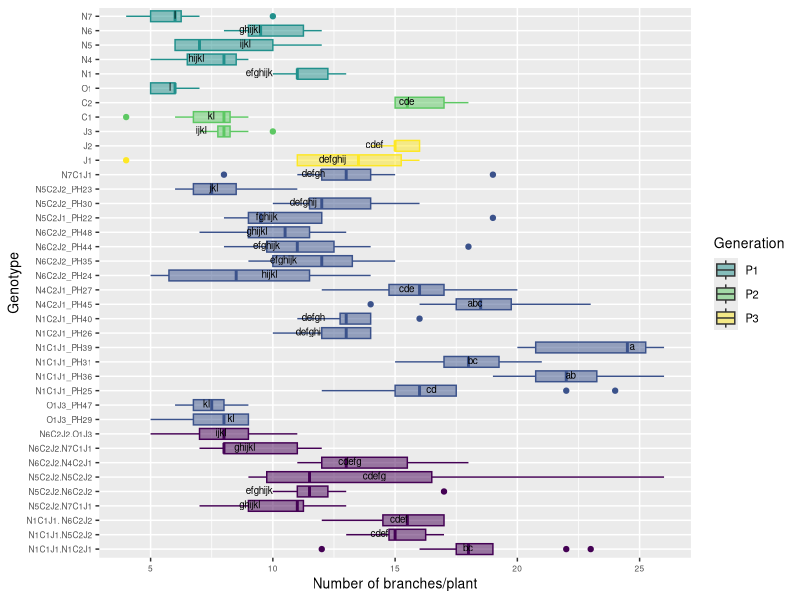

This chart was generated by the following R code:
# Comparison 2XY: Novel allohexaploids

#load packages 
install.packages("multcompView")
install.packages("viridis")
library(viridis)

library(tidyverse)
library(dplyr)
library(ggplot2)
library(ggpubr)
library(datasets)
library(multcompView)


# vollständige Rohdatentabelle laden ######
getwd()
DATA <- read_csv("EPPN raw data complete 220419.csv")
View(DATA)


#drop first column
DATA = DATA[,2:37]
View(DATA)

#Comparison 2XY	einschließlich JO allohexaploids
# Aim: to determine if the NCJ allohexaploids have more similarity to each other than to their parent genotypes 

#### subsetting #####
#IMPORTANT: N5C2J2.N5C2J1_PH43 has only one parent genotype: N5C2J2 (PH30 and PH23), 
# N5C2J1_PH42 was wrong, deleted from subsetting group 4

comp_2XY4 <- DATA[DATA$Genotype %in% c("N5", "N6", "N1", "N4", "N7","C1", "C2", "J1", "J2", 
                                      "O1", "J3",
                                      
                                      "N6C2J2_PH24", "N6C2J2_PH35", "N6C2J2_PH44", "N6C2J2_PH48", 
                                     "N5C2J1_PH22", "N5C2J2_PH30", "N5C2J2_PH23", "N1C1J1_PH25", "N1C1J1_PH36", 
                                     "N1C1J1_PH31", "N1C1J1_PH39", "N1C2J1_PH26", "N1C2J1_PH40", "N4C2J1_PH45",
                                     "N4C2J1_PH27", "N7C1J1",
                                     "O1J3_PH29", "O1J3_PH47",
                                     
                                     "N1C1J1.N5C2J2", "N6C2J2.N7C1J1", "N5C2J2.N7C1J1", "N1C1J1. N6C2J2",
                                     "N5C2J2.N6C2J2","N1C1J1.N1C2J1", "N5C2J2.N5C2J2", "N6C2J2.N4C2J1", "N6C2J2.O1J3"), ]
head(comp_2XY4)
View(comp_2XY4)

#create column giving generation###############################################
#N5C2J1_PH42 removed!!!######################################################## 
comp_2XY4 <- comp_2XY4 %>%
  mutate(Generation = case_when(
  Genotype == "O1" ~ "P1",
  Genotype == "J3" ~ "P2",
  Genotype == "N1" ~ "P1",
  Genotype == "N4" ~ "P1",
  Genotype == "N5" ~ "P1",
  Genotype == "N6" ~ "P1",
  Genotype == "N7" ~ "P1",
  Genotype == "C1" ~ "P2",
  Genotype == "C2" ~ "P2",
  Genotype == "J1" ~ "P3",
  Genotype == "J2" ~ "P3",
  Genotype == "O1J3_PH29" ~ "novel allohexaploid",
  Genotype == "O1J3_PH47" ~ "novel allohexaploid",
  Genotype == "N5C2J1_PH22" ~ "novel allohexaploid",
  Genotype == "N5C2J2_PH23" ~ "novel allohexaploid",
  Genotype == "N6C2J2_PH24" ~ "novel allohexaploid",
  Genotype == "N1C1J1_PH25" ~ "novel allohexaploid",
  Genotype == "N1C2J1_PH26" ~ "novel allohexaploid",
  Genotype == "N4C2J1_PH27" ~ "novel allohexaploid",
  Genotype == "N5C2J2_PH30" ~ "novel allohexaploid",
  Genotype == "N1C1J1_PH31" ~ "novel allohexaploid",
  Genotype == "N6C2J2_PH35" ~ "novel allohexaploid",
  Genotype == "N1C1J1_PH36" ~ "novel allohexaploid",
  Genotype == "N1C1J1_PH39" ~ "novel allohexaploid",
  Genotype == "N1C2J1_PH40" ~ "novel allohexaploid",
  Genotype == "N6C2J2_PH44" ~ "novel allohexaploid",
  Genotype == "N4C2J1_PH45" ~ "novel allohexaploid",
  Genotype == "N6C2J2_PH48" ~ "novel allohexaploid",
  Genotype == "N7C1J1" ~ "novel allohexaploid",
  Genotype == "N1C1J1.N5C2J2" ~ "allohexaploid hybrid",
  Genotype == "N1C1J1.N1C2J1" ~ "allohexaploid hybrid",
  Genotype == "N5C2J2.N7C1J1" ~ "allohexaploid hybrid",
  Genotype == "N5C2J2.N5C2J2" ~ "allohexaploid hybrid",
  Genotype == "N1C1J1. N6C2J2" ~ "allohexaploid hybrid",
  Genotype == "N5C2J2.N6C2J2" ~ "allohexaploid hybrid",
  Genotype == "N6C2J2.O1J3" ~ "allohexaploid hybrid",
  Genotype == "N6C2J2.N4C2J1" ~ "allohexaploid hybrid",
  Genotype == "N6C2J2.N7C1J1" ~ "allohexaploid hybrid"))
view(comp_2XY4)

# ANOVA, Tukey & Boxplot with CLD according to Rosane Rech##########################################################
# loading the appropriate libraries
library(datasets)

#remove previous objects
rm(anova)
rm(tukey)
rm(cld)
rm(Tk)

# analysis of variance
anova <- aov(branch_number ~ Genotype, data = comp_2XY4)
summary(anova)

# Tukey's test
tukey <- TukeyHSD(anova)
print(tukey)

# compact letter display
cld <- multcompLetters4(anova, tukey)
print(cld)

# table with factors and 3rd quantile
Tk <- group_by(comp_2XY4, Genotype) %>%
  summarise(mean = round(mean(branch_number, na.rm = TRUE), digits = 1), quant = round(quantile(branch_number, probs = 0.75, na.rm = TRUE), digits = 1)) %>%
  arrange(desc(mean)) #WICHTIG: arrange(desc(mean)) muss hier rein!!!

# extracting the compact letter display and adding to the Tk table
cld <- as.data.frame.list(cld$Genotype)
Tk$cld <- cld$Letters
print(Tk) # print dient der Überprüfung: Mittelwerte und Letter code 
# in der gleichen Reihenfolge angeordnet?


#create column giving generation###############################################
#N5C2J1_PH42 removed!!!########################################################
ANOVA_Tukey_2XY4 <- Tk %>%
  mutate(Generation = case_when(
    Genotype == "O1" ~ "P1",
    Genotype == "J3" ~ "P2",
    Genotype == "N1" ~ "P1",
    Genotype == "N4" ~ "P1",
    Genotype == "N5" ~ "P1",
    Genotype == "N6" ~ "P1",
    Genotype == "N7" ~ "P1",
    Genotype == "C1" ~ "P2",
    Genotype == "C2" ~ "P2",
    Genotype == "J1" ~ "P3",
    Genotype == "J2" ~ "P3",
    Genotype == "O1J3_PH29" ~ "novel allohexaploid",
    Genotype == "O1J3_PH47" ~ "novel allohexaploid",
    Genotype == "N5C2J1_PH22" ~ "novel allohexaploid",
    Genotype == "N5C2J2_PH23" ~ "novel allohexaploid",
    Genotype == "N6C2J2_PH24" ~ "novel allohexaploid",
    Genotype == "N1C1J1_PH25" ~ "novel allohexaploid",
    Genotype == "N1C2J1_PH26" ~ "novel allohexaploid",
    Genotype == "N4C2J1_PH27" ~ "novel allohexaploid",
    Genotype == "N5C2J2_PH30" ~ "novel allohexaploid",
    Genotype == "N1C1J1_PH31" ~ "novel allohexaploid",
    Genotype == "N6C2J2_PH35" ~ "novel allohexaploid",
    Genotype == "N1C1J1_PH36" ~ "novel allohexaploid",
    Genotype == "N1C1J1_PH39" ~ "novel allohexaploid",
    Genotype == "N1C2J1_PH40" ~ "novel allohexaploid",
    Genotype == "N6C2J2_PH44" ~ "novel allohexaploid",
    Genotype == "N4C2J1_PH45" ~ "novel allohexaploid",
    Genotype == "N6C2J2_PH48" ~ "novel allohexaploid",
    Genotype == "N7C1J1" ~ "novel allohexaploid",
    Genotype == "N1C1J1.N5C2J2" ~ "allohexaploid hybrid",
    Genotype == "N1C1J1.N1C2J1" ~ "allohexaploid hybrid",
    Genotype == "N5C2J2.N7C1J1" ~ "allohexaploid hybrid",
    Genotype == "N5C2J2.N5C2J2" ~ "allohexaploid hybrid",
    Genotype == "N1C1J1. N6C2J2" ~ "allohexaploid hybrid",
    Genotype == "N5C2J2.N6C2J2" ~ "allohexaploid hybrid",
    Genotype == "N6C2J2.O1J3" ~ "allohexaploid hybrid",
    Genotype == "N6C2J2.N4C2J1" ~ "allohexaploid hybrid",
    Genotype == "N6C2J2.N7C1J1" ~ "allohexaploid hybrid"))

view(ANOVA_Tukey_2XY4)

# Reorder factor levels in comp_2XY4
#N5C2J1_PH42 removed!!!##
comp_2XY4ord <- comp_2XY4                             
comp_2XY4ord$Genotype <- factor(comp_2XY4ord$Genotype,     
                                levels = c("N1C1J1.N1C2J1", "N1C1J1.N5C2J2", "N1C1J1. N6C2J2", 
                                           "N5C2J2.N7C1J1", "N5C2J2.N6C2J2", "N5C2J2.N5C2J2", 
                                           "N6C2J2.N4C2J1", "N6C2J2.N7C1J1", "N6C2J2.O1J3",
                                           
                                           "O1J3_PH29", "O1J3_PH47",
                                           "N1C1J1_PH25", "N1C1J1_PH36","N1C1J1_PH31", "N1C1J1_PH39", 
                                           "N1C2J1_PH26", "N1C2J1_PH40", 
                                           "N4C2J1_PH45","N4C2J1_PH27",
                                           "N6C2J2_PH24", "N6C2J2_PH35", "N6C2J2_PH44", "N6C2J2_PH48", 
                                           "N5C2J1_PH22", 
                                           "N5C2J2_PH30", "N5C2J2_PH23", 
                                           "N7C1J1",
                                           
                                           "J1", "J2", "J3", "C1", "C2", "O1", "N1", "N4", "N5", "N6", "N7"))

ANOVA_Tukey_2XY4ord <- ANOVA_Tukey_2XY4
ANOVA_Tukey_2XY4ord$Genotype <- factor(ANOVA_Tukey_2XY4ord$Genotype,     
                                  levels = c("N1C1J1.N1C2J1", "N1C1J1.N5C2J2", "N1C1J1. N6C2J2", 
                                             "N5C2J2.N7C1J1", "N5C2J2.N6C2J2", "N5C2J2.N5C2J2", 
                                             "N6C2J2.N4C2J1", "N6C2J2.N7C1J1", "N6C2J2.O1J3",
                                             
                                             "O1J3_PH29", "O1J3_PH47",
                                             "N1C1J1_PH25", "N1C1J1_PH36","N1C1J1_PH31", "N1C1J1_PH39", 
                                             "N1C2J1_PH26", "N1C2J1_PH40", 
                                             "N4C2J1_PH45","N4C2J1_PH27",
                                             "N6C2J2_PH24", "N6C2J2_PH35", "N6C2J2_PH44", "N6C2J2_PH48", 
                                             "N5C2J1_PH22", 
                                             "N5C2J2_PH30", "N5C2J2_PH23", 
                                             "N7C1J1",
                                             
                                             "J1", "J2", "J3", "C1", "C2", "O1", "N1", "N4", "N5", "N6", "N7"))


#boxplot branch_number 2XY4
ggplot(comp_2XY4ord, aes(Genotype, branch_number, fill = Generation, color = Generation)) + 
  geom_boxplot() +
  labs(x="Genotype", y="Number of branches/plant") +
  geom_text(data = ANOVA_Tukey_2XY4, aes(x = Genotype, y = quant, label = cld), color = "black", size = 2.5, vjust = 0.3, hjust = 3) +
  coord_flip() +
  theme(axis.title = element_text(size = 14),
        legend.text = element_text(size = 8),
        legend.title = element_text(size = 10),
        axis.title.x = element_text(size = 10),
        axis.title.y = element_text(size = 10),
        axis.text.x = element_text(size = 6),
        axis.text.y = element_text(size = 6)) +
  scale_color_viridis(discrete = TRUE, option = "D", direction = 1, guide = "none", alpha = 1) +  #legend removed by guide = "none" 
  scale_fill_viridis(discrete = TRUE, option = "D", direction = 1, alpha = 0.5,
                     breaks=c("P1", "P2", "P3", "novel allohex", "allohex hybrid"),
                     labels=c("P1", "P2", "P3", "novel allohexaploids", "allohexaploid hybrids")) ##reorder legend labels!
